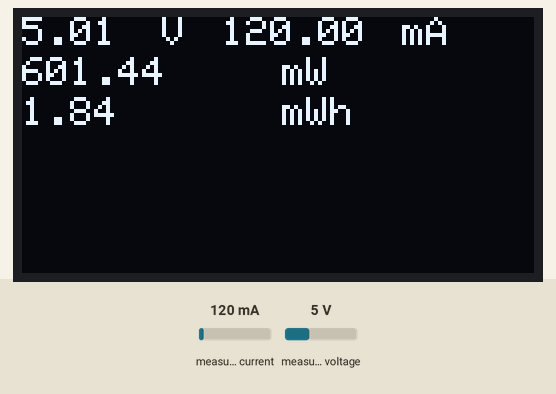
Recording of a sketch running on a simulated Arduino Uno, built with avr-gcc and run on an emulated ATmega328P. Shown: 128×64 one-colour display. The inputs (shaded band) are chosen by the test bench; at power-on: measured current 120 mA, measured voltage 5 V. Storage starts empty.

Above: at 1.2 s.
1.3 s: measured current set to 40 mA
At 1.42 s:
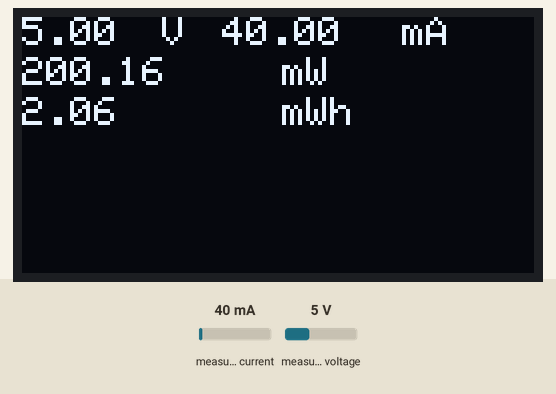
3.0 s: measured voltage set to 0.3 V
At 3.32 s:
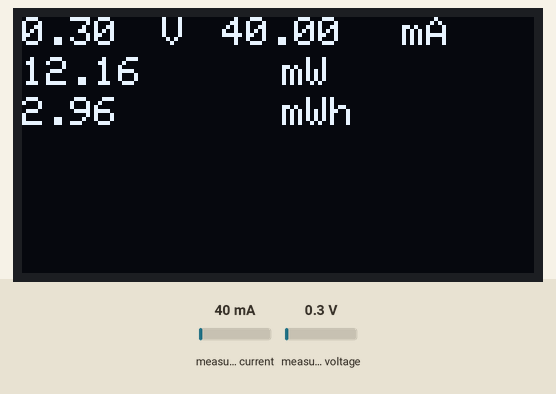
4.5 s: measured current set to 500 mA
At 4.62 s:
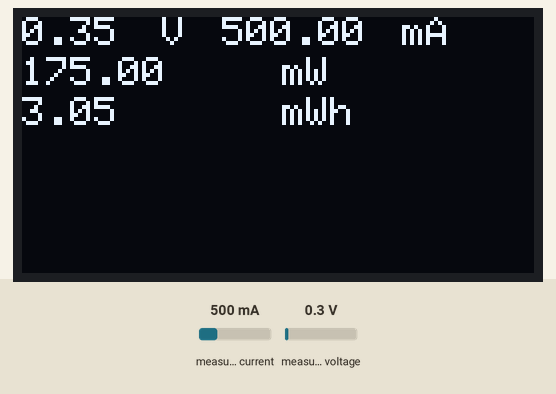
6.0 s: measured voltage set to 3.8 V
At 6.12 s:
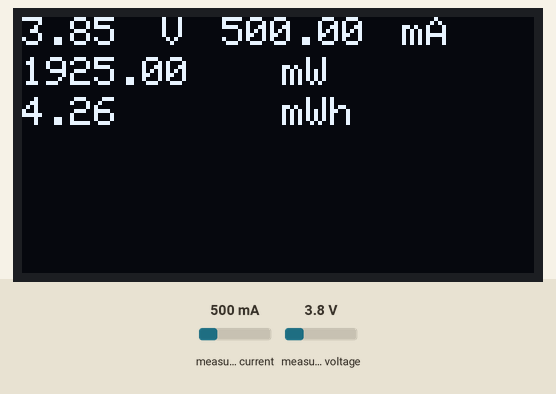

The sketch:

powermeter.ino
```cpp
#include <Wire.h>
#include <Adafruit_INA219.h>
#include <Adafruit_SSD1306.h>
#include <SPI.h>
#include "SdFat.h"
SdFat SD;

#define OLED_RESET 4
Adafruit_SSD1306 display(OLED_RESET);
Adafruit_INA219 ina219;

unsigned long previousMillis = 0;
unsigned long interval = 100;
const int chipSelect = 10;
float shuntvoltage = 0;
float busvoltage = 0;
float current_mA = 0;
float loadvoltage = 0;
float energy = 0;
File TimeFile;
File VoltFile;
File CurFile;


void setup() {
  SD.begin(chipSelect);
  display.begin(SSD1306_SWITCHCAPVCC, 0x3C);
  ina219.begin();
}

void loop() {
  unsigned long currentMillis = millis();
  if (currentMillis - previousMillis >= interval)
  {
    previousMillis = currentMillis;
    ina219values();

    TimeFile = SD.open("TIME.txt", FILE_WRITE);
    if (TimeFile) {
      TimeFile.println(currentMillis);
      TimeFile.close();
    }

    VoltFile = SD.open("VOLT.txt", FILE_WRITE);
    if (VoltFile) {
      VoltFile.println(loadvoltage);
      VoltFile.close();
    }

    CurFile = SD.open("CUR.txt", FILE_WRITE);
    if (CurFile) {
      CurFile.println(current_mA);
      CurFile.close();
    }
    displaydata();
  }
}

void displaydata() {
  display.clearDisplay();
  display.setTextColor(WHITE);
  display.setTextSize(1);
  display.setCursor(0, 0);
  display.println(loadvoltage);
  display.setCursor(35, 0);
  display.println("V");
  display.setCursor(50, 0);
  display.println(current_mA);
  display.setCursor(95, 0);
  display.println("mA");
  display.setCursor(0, 10);
  display.println(loadvoltage * current_mA);
  display.setCursor(65, 10);
  display.println("mW");
  display.setCursor(0, 20);
  display.println(energy);
  display.setCursor(65, 20);
  display.println("mWh");
  display.display();
}

void ina219values() {
  shuntvoltage = ina219.getShuntVoltage_mV();
  busvoltage = ina219.getBusVoltage_V();
  current_mA = ina219.getCurrent_mA();
  loadvoltage = busvoltage + (shuntvoltage / 1000);
  energy = energy + loadvoltage * current_mA / 3600;
}
```
